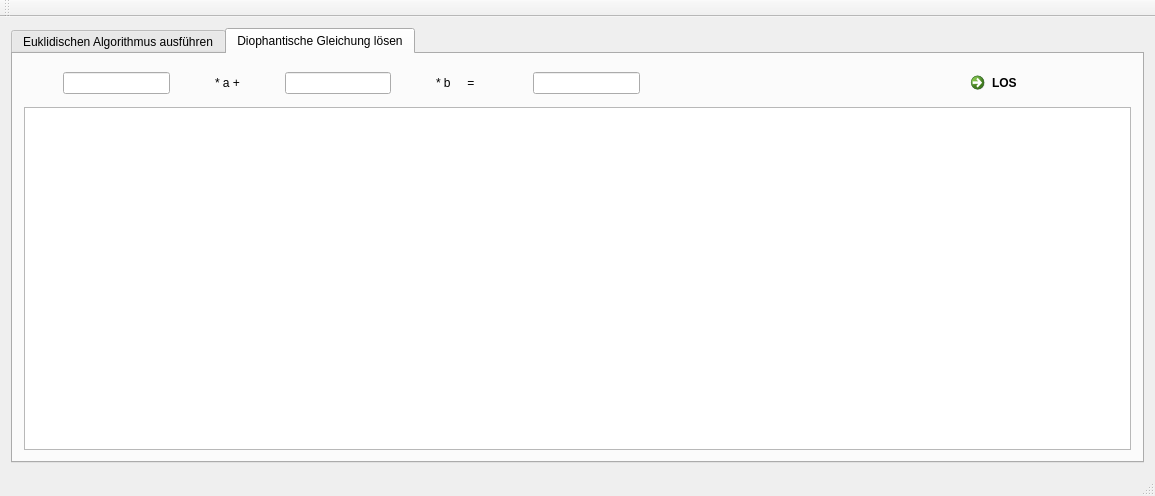
<?xml version="1.0" encoding="UTF-8"?>
<ui version="4.0">
 <class>MainWindow</class>
 <widget class="QMainWindow" name="MainWindow">
  <property name="geometry">
   <rect>
    <x>0</x>
    <y>0</y>
    <width>1155</width>
    <height>496</height>
   </rect>
  </property>
  <property name="windowTitle">
   <string>MainWindow</string>
  </property>
  <widget class="QWidget" name="centralWidget">
   <layout class="QGridLayout" name="gridLayout">
    <item row="0" column="0">
     <widget class="QTabWidget" name="tabWidget">
      <property name="currentIndex">
       <number>1</number>
      </property>
      <widget class="QWidget" name="tab">
       <attribute name="title">
        <string>Euklidischen Algorithmus ausführen</string>
       </attribute>
       <layout class="QGridLayout" name="gridLayout_2">
        <item row="0" column="0">
         <layout class="QHBoxLayout" name="horizontalLayout">
          <item>
           <widget class="QLabel" name="label">
            <property name="font">
             <font>
              <family>Myanmar Text</family>
              <pointsize>16</pointsize>
              <weight>75</weight>
              <bold>true</bold>
             </font>
            </property>
            <property name="text">
             <string>Größten gemeinsamen Teiler berechnen von:</string>
            </property>
           </widget>
          </item>
          <item>
           <spacer name="horizontalSpacer_3">
            <property name="orientation">
             <enum>Qt::Horizontal</enum>
            </property>
            <property name="sizeHint" stdset="0">
             <size>
              <width>40</width>
              <height>20</height>
             </size>
            </property>
           </spacer>
          </item>
          <item>
           <widget class="QLineEdit" name="lineEdit"/>
          </item>
          <item>
           <spacer name="horizontalSpacer_2">
            <property name="orientation">
             <enum>Qt::Horizontal</enum>
            </property>
            <property name="sizeHint" stdset="0">
             <size>
              <width>40</width>
              <height>20</height>
             </size>
            </property>
           </spacer>
          </item>
          <item>
           <widget class="QLineEdit" name="lineEdit_2"/>
          </item>
          <item>
           <spacer name="horizontalSpacer">
            <property name="orientation">
             <enum>Qt::Horizontal</enum>
            </property>
            <property name="sizeHint" stdset="0">
             <size>
              <width>40</width>
              <height>20</height>
             </size>
            </property>
           </spacer>
          </item>
          <item>
           <widget class="QCommandLinkButton" name="commandLinkButton">
            <property name="text">
             <string>LOS</string>
            </property>
           </widget>
          </item>
         </layout>
        </item>
        <item row="1" column="0">
         <widget class="QTextBrowser" name="textBrowser"/>
        </item>
       </layout>
       <zorder>commandLinkButton</zorder>
       <zorder>textBrowser</zorder>
       <zorder>horizontalSpacer</zorder>
       <zorder>horizontalSpacer_2</zorder>
       <zorder>horizontalSpacer_3</zorder>
       <zorder>lineEdit</zorder>
       <zorder>lineEdit_2</zorder>
       <zorder>label</zorder>
       <zorder>textBrowser</zorder>
      </widget>
      <widget class="QWidget" name="tab_2">
       <attribute name="title">
        <string>Diophantische Gleichung lösen</string>
       </attribute>
       <layout class="QVBoxLayout" name="verticalLayout_2">
        <item>
         <layout class="QVBoxLayout" name="verticalLayout">
          <item>
           <layout class="QHBoxLayout" name="horizontalLayout_2">
            <item>
             <spacer name="horizontalSpacer_4">
              <property name="orientation">
               <enum>Qt::Horizontal</enum>
              </property>
              <property name="sizeHint" stdset="0">
               <size>
                <width>40</width>
                <height>20</height>
               </size>
              </property>
             </spacer>
            </item>
            <item>
             <widget class="QLineEdit" name="lineEdit_3"/>
            </item>
            <item>
             <spacer name="horizontalSpacer_6">
              <property name="orientation">
               <enum>Qt::Horizontal</enum>
              </property>
              <property name="sizeHint" stdset="0">
               <size>
                <width>40</width>
                <height>20</height>
               </size>
              </property>
             </spacer>
            </item>
            <item>
             <widget class="QLabel" name="label_2">
              <property name="text">
               <string>* a +</string>
              </property>
             </widget>
            </item>
            <item>
             <spacer name="horizontalSpacer_7">
              <property name="orientation">
               <enum>Qt::Horizontal</enum>
              </property>
              <property name="sizeHint" stdset="0">
               <size>
                <width>40</width>
                <height>20</height>
               </size>
              </property>
             </spacer>
            </item>
            <item>
             <widget class="QLineEdit" name="lineEdit_4"/>
            </item>
            <item>
             <spacer name="horizontalSpacer_8">
              <property name="orientation">
               <enum>Qt::Horizontal</enum>
              </property>
              <property name="sizeHint" stdset="0">
               <size>
                <width>40</width>
                <height>20</height>
               </size>
              </property>
             </spacer>
            </item>
            <item>
             <widget class="QLabel" name="label_3">
              <property name="text">
               <string>* b     =    </string>
              </property>
             </widget>
            </item>
            <item>
             <spacer name="horizontalSpacer_9">
              <property name="orientation">
               <enum>Qt::Horizontal</enum>
              </property>
              <property name="sizeHint" stdset="0">
               <size>
                <width>40</width>
                <height>20</height>
               </size>
              </property>
             </spacer>
            </item>
            <item>
             <widget class="QLineEdit" name="lineEdit_5"/>
            </item>
            <item>
             <spacer name="horizontalSpacer_5">
              <property name="orientation">
               <enum>Qt::Horizontal</enum>
              </property>
              <property name="sizeHint" stdset="0">
               <size>
                <width>318</width>
                <height>20</height>
               </size>
              </property>
             </spacer>
            </item>
            <item>
             <widget class="QCommandLinkButton" name="commandLinkButton_2">
              <property name="text">
               <string>LOS</string>
              </property>
             </widget>
            </item>
           </layout>
          </item>
          <item>
           <widget class="QTextBrowser" name="textBrowser_2"/>
          </item>
         </layout>
        </item>
       </layout>
      </widget>
     </widget>
    </item>
   </layout>
  </widget>
  <widget class="QMenuBar" name="menuBar">
   <property name="geometry">
    <rect>
     <x>0</x>
     <y>0</y>
     <width>1155</width>
     <height>21</height>
    </rect>
   </property>
  </widget>
  <widget class="QToolBar" name="mainToolBar">
   <attribute name="toolBarArea">
    <enum>TopToolBarArea</enum>
   </attribute>
   <attribute name="toolBarBreak">
    <bool>false</bool>
   </attribute>
  </widget>
  <widget class="QStatusBar" name="statusBar"/>
 </widget>
 <layoutdefault spacing="6" margin="11"/>
 <resources/>
 <connections/>
</ui>
